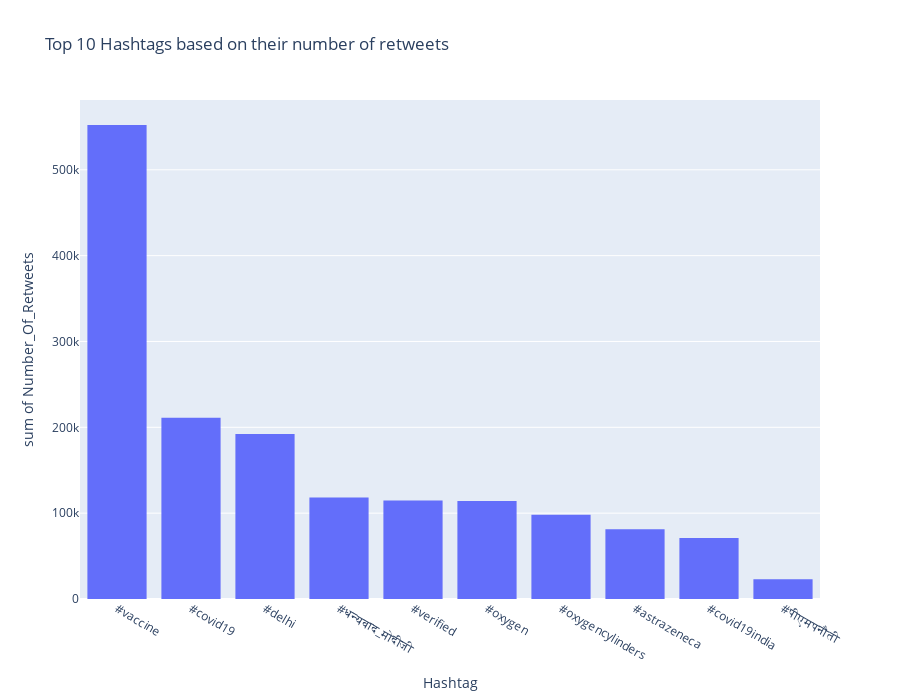

Here is the notebook cell this chart was saved with:
### Code cell
retweets_dict = {}
tweets_dict = {}

for tweet in all_hashtags:
    temp = set()
    for h in tweet.entities['hashtags']:
        temp.add('#' + h['text'].lower())
    for h in list(temp):
        if h not in retweets_dict:
            retweets_dict[h] = tweet.retweet_count
            tweets_dict[h] = []
        else:
            retweets_dict[h] += tweet.retweet_count
            tweets_dict[h].append(tweet)

fig, retweets_df = plotTop10(retweets_dict,
                                'Hashtag',
                                'Number_Of_Retweets',
                                'Top 10 Hashtags based on their number of retweets')

fig.show()
retweets_df.set_index('Hashtag', inplace = True)
retweets_df

### Figure 1 — Plotly figure (JSON) as saved in the notebook; plotly's stock layout.template omitted (floating-point values rounded to 4 significant figures)
{"data": [{"alignmentgroup": "True", "bingroup": "x", "histfunc": "sum", "hovertemplate": "Hashtag=%{x}<br>sum of Number_Of_Retweets=%{y}<extra></extra>", "legendgroup": "", "marker": {"color": "#636efa"}, "name": "", "offsetgroup": "", "orientation": "v", "showlegend": false, "type": "histogram", "x": ["#vaccine", "#covid19", "#delhi", "#धन्यवाद_मोदीजी", "#verified", "#oxygen", "#oxygencylinders", "#astrazeneca", "#covid19india", "#पीएमपनौती"], "xaxis": "x", "y": [552258, 211067, 192259, 118300, 114861, 114083, 98084, 81178, 71167, 23023], "yaxis": "y"}], "layout": {"barmode": "relative", "height": 700, "legend": {"tracegroupgap": 0}, "title": {"text": "Top 10 Hashtags based on their number of retweets"}, "xaxis": {"anchor": "y", "domain": [0, 1], "title": {"text": "Hashtag"}}, "yaxis": {"anchor": "x", "domain": [0, 1], "title": {"text": "sum of Number_Of_Retweets"}}}}
